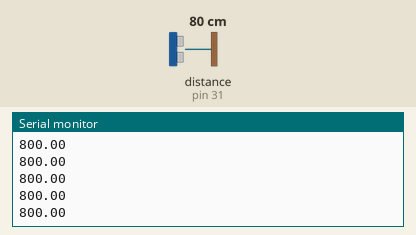
Simulated run of this sketch. Board: Arduino Uno, built with avr-gcc and run on an emulated ATmega328P. Parts: the last lines printed to the serial monitor. Inputs (shaded band) come from the test bench; at power-on: distance to the obstacle (sensor on pin 31) 80 cm.

Above: at 1.2 s.
1.3 s: distance to the obstacle (sensor on pin 31) set to 2 cm
At 2.4 s:
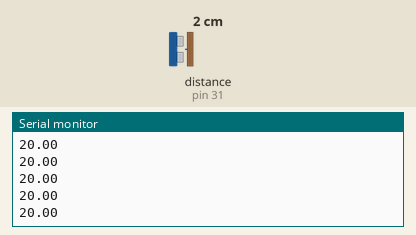
2.8 s: distance to the obstacle (sensor on pin 31) set to 4 cm
At 3.5 s:
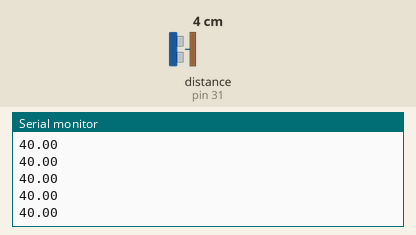
Timing chart, 0 to 5.8 s (numbered marks = the images above; inputs shaded):
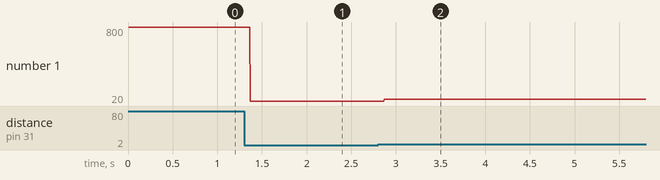

Measured:
- after the input at 1.3 s, the serial monitor: prints a new line after 0.07 s (image 1)
- after the input at 2.8 s, the serial monitor: prints a new line after 0.07 s (image 2)
- plotted number 1: 800 → 20 after the input at 1.3 s, 20 → 40 after the input at 2.8 s

The sketch:

test_us.ino
```cpp
#include <hcsr04.h>

HCSR04 US_l2(22, 31, 20, 4000);
HCSR04 US_l1(23, 32, 20, 4000);
HCSR04 US_c(24, 33, 20, 4000);
HCSR04 US_r1(39, 43, 20, 4000);
HCSR04 US_r2(19, 35, 20, 4000);

void setup(){
  Serial.begin(9600);
}

void loop(){
  Serial.println(US_l2.distanceInMillimeters());
}
```
